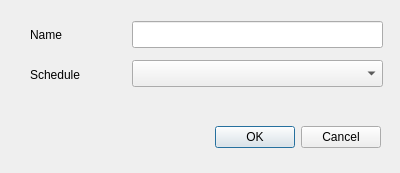
<?xml version="1.0" encoding="UTF-8"?>
<ui version="4.0">
 <class>addPosition</class>
 <widget class="QDialog" name="addPosition">
  <property name="geometry">
   <rect>
    <x>0</x>
    <y>0</y>
    <width>400</width>
    <height>173</height>
   </rect>
  </property>
  <property name="windowTitle">
   <string>Dialog</string>
  </property>
  <widget class="QDialogButtonBox" name="buttonBox">
   <property name="geometry">
    <rect>
     <x>40</x>
     <y>121</y>
     <width>341</width>
     <height>32</height>
    </rect>
   </property>
   <property name="orientation">
    <enum>Qt::Horizontal</enum>
   </property>
   <property name="standardButtons">
    <set>QDialogButtonBox::Cancel|QDialogButtonBox::Ok</set>
   </property>
  </widget>
  <widget class="QLabel" name="label_name">
   <property name="geometry">
    <rect>
     <x>30</x>
     <y>26</y>
     <width>67</width>
     <height>17</height>
    </rect>
   </property>
   <property name="text">
    <string>Name</string>
   </property>
  </widget>
  <widget class="QLabel" name="label_schedule">
   <property name="geometry">
    <rect>
     <x>30</x>
     <y>66</y>
     <width>67</width>
     <height>17</height>
    </rect>
   </property>
   <property name="text">
    <string>Schedule</string>
   </property>
  </widget>
  <widget class="QLineEdit" name="name">
   <property name="geometry">
    <rect>
     <x>132</x>
     <y>21</y>
     <width>251</width>
     <height>27</height>
    </rect>
   </property>
  </widget>
  <widget class="QComboBox" name="schedule">
   <property name="geometry">
    <rect>
     <x>132</x>
     <y>60</y>
     <width>251</width>
     <height>27</height>
    </rect>
   </property>
  </widget>
 </widget>
 <resources/>
 <connections>
  <connection>
   <sender>buttonBox</sender>
   <signal>accepted()</signal>
   <receiver>addPosition</receiver>
   <slot>accept()</slot>
   <hints>
    <hint type="sourcelabel">
     <x>248</x>
     <y>254</y>
    </hint>
    <hint type="destinationlabel">
     <x>157</x>
     <y>274</y>
    </hint>
   </hints>
  </connection>
  <connection>
   <sender>buttonBox</sender>
   <signal>rejected()</signal>
   <receiver>addPosition</receiver>
   <slot>reject()</slot>
   <hints>
    <hint type="sourcelabel">
     <x>316</x>
     <y>260</y>
    </hint>
    <hint type="destinationlabel">
     <x>286</x>
     <y>274</y>
    </hint>
   </hints>
  </connection>
 </connections>
</ui>
